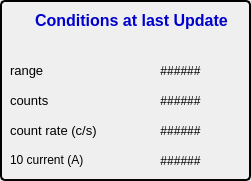
  <widget class="QGroupBox" name="groupBox_4">
   <property name="geometry">
    <rect>
     <x>10</x>
     <y>250</y>
     <width>251</width>
     <height>181</height>
    </rect>
   </property>
   <property name="styleSheet">
    <string notr="true">QGroupBox { 
     border: 2px solid black; 
     border-radius: 5px; 
 } </string>
   </property>
   <property name="title">
    <string/>
   </property>
   <widget class="QLabel" name="label_6">
    <property name="geometry">
     <rect>
      <x>35</x>
      <y>10</y>
      <width>211</width>
      <height>21</height>
     </rect>
    </property>
    <property name="font">
     <font>
      <pointsize>12</pointsize>
      <weight>75</weight>
      <bold>true</bold>
     </font>
    </property>
    <property name="text">
     <string>&lt;html&gt;&lt;head/&gt;&lt;body&gt;&lt;p&gt;&lt;span style=&quot; color:#0000cc;&quot;&gt;Conditions at last Update &lt;/span&gt;&lt;/p&gt;&lt;/body&gt;&lt;/html&gt;</string>
    </property>
   </widget>
   <widget class="QLabel" name="label_114">
    <property name="geometry">
     <rect>
      <x>10</x>
      <y>60</y>
      <width>61</width>
      <height>21</height>
     </rect>
    </property>
    <property name="font">
     <font>
      <pointsize>10</pointsize>
     </font>
    </property>
    <property name="styleSheet">
     <string notr="true">color: rgb(0, 0, 0)</string>
    </property>
    <property name="text">
     <string>&lt;html&gt;&lt;head/&gt;&lt;body&gt;&lt;p&gt;range&lt;/p&gt;&lt;/body&gt;&lt;/html&gt;</string>
    </property>
   </widget>
   <widget class="QLabel" name="label_115">
    <property name="geometry">
     <rect>
      <x>10</x>
      <y>90</y>
      <width>61</width>
      <height>21</height>
     </rect>
    </property>
    <property name="font">
     <font>
      <pointsize>10</pointsize>
     </font>
    </property>
    <property name="styleSheet">
     <string notr="true">color: rgb(0, 0, 0)</string>
    </property>
    <property name="text">
     <string>&lt;html&gt;&lt;head/&gt;&lt;body&gt;&lt;p&gt;counts&lt;/p&gt;&lt;/body&gt;&lt;/html&gt;</string>
    </property>
   </widget>
   <widget class="QLabel" name="label_116">
    <property name="geometry">
     <rect>
      <x>10</x>
      <y>120</y>
      <width>91</width>
      <height>21</height>
     </rect>
    </property>
    <property name="font">
     <font>
      <pointsize>10</pointsize>
     </font>
    </property>
    <property name="styleSheet">
     <string notr="true">color: rgb(0, 0, 0)</string>
    </property>
    <property name="text">
     <string>&lt;html&gt;&lt;head/&gt;&lt;body&gt;&lt;p&gt;count rate (c/s)&lt;/p&gt;&lt;/body&gt;&lt;/html&gt;</string>
    </property>
   </widget>
   <widget class="QLabel" name="label_117">
    <property name="geometry">
     <rect>
      <x>10</x>
      <y>150</y>
      <width>91</width>
      <height>21</height>
     </rect>
    </property>
    <property name="font">
     <font>
      <pointsize>9</pointsize>
     </font>
    </property>
    <property name="styleSheet">
     <string notr="true">color: rgb(0, 0, 0)</string>
    </property>
    <property name="text">
     <string>&lt;html&gt;&lt;head/&gt;&lt;body&gt;&lt;p&gt;10 current (A)&lt;/p&gt;&lt;/body&gt;&lt;/html&gt;</string>
    </property>
   </widget>
   <widget class="caLabel" name="calabel_3">
    <property name="geometry">
     <rect>
      <x>120</x>
      <y>60</y>
      <width>121</width>
      <height>21</height>
     </rect>
    </property>
    <property name="text">
     <string>######</string>
    </property>
    <property name="alignment">
     <set>Qt::AlignCenter</set>
    </property>
    <property name="channel" stdset="0">
     <string notr="true">$(P)$(H)$(F)lurange</string>
    </property>
   </widget>
   <widget class="caLabel" name="calabel_4">
    <property name="geometry">
     <rect>
      <x>120</x>
      <y>90</y>
      <width>121</width>
      <height>21</height>
     </rect>
    </property>
    <property name="text">
     <string>######</string>
    </property>
    <property name="alignment">
     <set>Qt::AlignCenter</set>
    </property>
    <property name="channel" stdset="0">
     <string notr="true">$(P)$(H)$(F)lucounts</string>
    </property>
   </widget>
   <widget class="caLabel" name="calabel_5">
    <property name="geometry">
     <rect>
      <x>120</x>
      <y>120</y>
      <width>121</width>
      <height>21</height>
     </rect>
    </property>
    <property name="text">
     <string>######</string>
    </property>
    <property name="alignment">
     <set>Qt::AlignCenter</set>
    </property>
    <property name="channel" stdset="0">
     <string notr="true">$(P)$(H)$(F)lurate</string>
    </property>
   </widget>
   <widget class="caLabel" name="calabel_6">
    <property name="geometry">
     <rect>
      <x>120</x>
      <y>150</y>
      <width>121</width>
      <height>21</height>
     </rect>
    </property>
    <property name="text">
     <string>######</string>
    </property>
    <property name="alignment">
     <set>Qt::AlignCenter</set>
    </property>
    <property name="channel" stdset="0">
     <string notr="true">$(P)$(H)$(F)lucurrent</string>
    </property>
   </widget>
  </widget>
